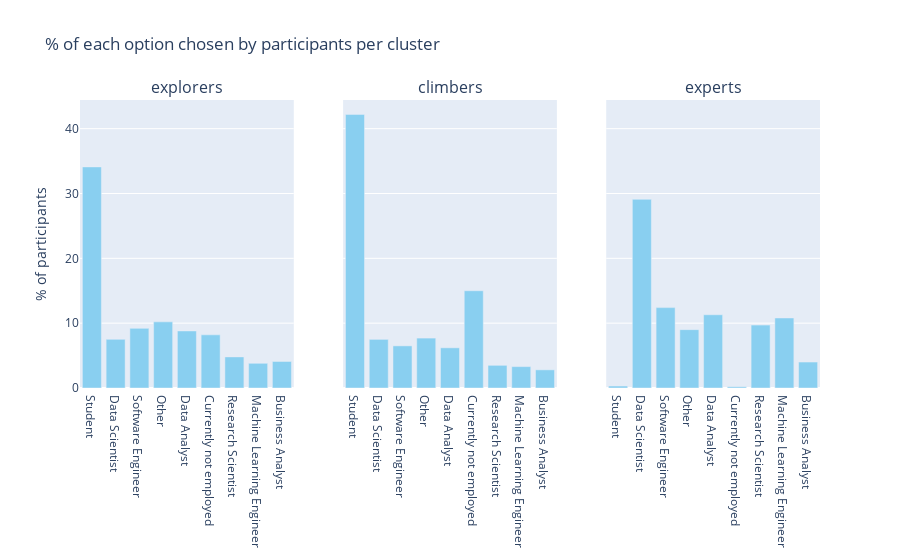

The code cell stored with this chart in its notebook:
### Markdown cell above
C2 has the highest share of participants that will have Master’s degree, Professional doctorate	or Doctoral degree as the highest education level in the next 2 years.

### Code cell
plot_bar_rank(binary_data, "Employment",10)

### Figure 1 — Plotly figure (JSON) as saved in the notebook; plotly's stock layout.template omitted (floating-point values rounded to 4 significant figures)
{"data": [{"marker": {"color": "#89CFF0"}, "type": "bar", "x": ["Student"], "xaxis": "x", "y": [34.1], "yaxis": "y"}, {"marker": {"color": "#89CFF0"}, "type": "bar", "x": ["Data Scientist"], "xaxis": "x", "y": [7.5], "yaxis": "y"}, {"marker": {"color": "#89CFF0"}, "type": "bar", "x": ["Software Engineer"], "xaxis": "x", "y": [9.2], "yaxis": "y"}, {"marker": {"color": "#89CFF0"}, "type": "bar", "x": ["Other"], "xaxis": "x", "y": [10.2], "yaxis": "y"}, {"marker": {"color": "#89CFF0"}, "type": "bar", "x": ["Data Analyst"], "xaxis": "x", "y": [8.8], "yaxis": "y"}, {"marker": {"color": "#89CFF0"}, "type": "bar", "x": ["Currently not employed"], "xaxis": "x", "y": [8.2], "yaxis": "y"}, {"marker": {"color": "#89CFF0"}, "type": "bar", "x": ["Research Scientist"], "xaxis": "x", "y": [4.8], "yaxis": "y"}, {"marker": {"color": "#89CFF0"}, "type": "bar", "x": ["Machine Learning Engineer"], "xaxis": "x", "y": [3.8], "yaxis": "y"}, {"marker": {"color": "#89CFF0"}, "type": "bar", "x": ["Business Analyst"], "xaxis": "x", "y": [4.1], "yaxis": "y"}, {"marker": {"color": "#89CFF0"}, "type": "bar", "x": ["Student"], "xaxis": "x2", "y": [42.2], "yaxis": "y2"}, {"marker": {"color": "#89CFF0"}, "type": "bar", "x": ["Data Scientist"], "xaxis": "x2", "y": [7.5], "yaxis": "y2"}, {"marker": {"color": "#89CFF0"}, "type": "bar", "x": ["Software Engineer"], "xaxis": "x2", "y": [6.5], "yaxis": "y2"}, {"marker": {"color": "#89CFF0"}, "type": "bar", "x": ["Other"], "xaxis": "x2", "y": [7.7], "yaxis": "y2"}, {"marker": {"color": "#89CFF0"}, "type": "bar", "x": ["Data Analyst"], "xaxis": "x2", "y": [6.2], "yaxis": "y2"}, {"marker": {"color": "#89CFF0"}, "type": "bar", "x": ["Currently not employed"], "xaxis": "x2", "y": [15], "yaxis": "y2"}, {"marker": {"color": "#89CFF0"}, "type": "bar", "x": ["Research Scientist"], "xaxis": "x2", "y": [3.5], "yaxis": "y2"}, {"marker": {"color": "#89CFF0"}, "type": "bar", "x": ["Machine Learning Engineer"], "xaxis": "x2", "y": [3.3], "yaxis": "y2"}, {"marker": {"color": "#89CFF0"}, "type": "bar", "x": ["Business Analyst"], "xaxis": "x2", "y": [2.8], "yaxis": "y2"}, {"marker": {"color": "#89CFF0"}, "type": "bar", "x": ["Student"], "xaxis": "x3", "y": [0.3], "yaxis": "y3"}, {"marker": {"color": "#89CFF0"}, "type": "bar", "x": ["Data Scientist"], "xaxis": "x3", "y": [29.1], "yaxis": "y3"}, {"marker": {"color": "#89CFF0"}, "type": "bar", "x": ["Software Engineer"], "xaxis": "x3", "y": [12.4], "yaxis": "y3"}, {"marker": {"color": "#89CFF0"}, "type": "bar", "x": ["Other"], "xaxis": "x3", "y": [9], "yaxis": "y3"}, {"marker": {"color": "#89CFF0"}, "type": "bar", "x": ["Data Analyst"], "xaxis": "x3", "y": [11.3], "yaxis": "y3"}, {"marker": {"color": "#89CFF0"}, "type": "bar", "x": ["Currently not employed"], "xaxis": "x3", "y": [0.2], "yaxis": "y3"}, {"marker": {"color": "#89CFF0"}, "type": "bar", "x": ["Research Scientist"], "xaxis": "x3", "y": [9.7], "yaxis": "y3"}, {"marker": {"color": "#89CFF0"}, "type": "bar", "x": ["Machine Learning Engineer"], "xaxis": "x3", "y": [10.8], "yaxis": "y3"}, {"marker": {"color": "#89CFF0"}, "type": "bar", "x": ["Business Analyst"], "xaxis": "x3", "y": [4], "yaxis": "y3"}], "layout": {"annotations": [{"font": {"size": 16}, "showarrow": false, "text": "explorers", "x": 0.1444, "xanchor": "center", "xref": "paper", "y": 1, "yanchor": "bottom", "yref": "paper"}, {"font": {"size": 16}, "showarrow": false, "text": "climbers", "x": 0.5, "xanchor": "center", "xref": "paper", "y": 1, "yanchor": "bottom", "yref": "paper"}, {"font": {"size": 16}, "showarrow": false, "text": "experts", "x": 0.8556, "xanchor": "center", "xref": "paper", "y": 1, "yanchor": "bottom", "yref": "paper"}], "showlegend": false, "title": {"text": "% of each option chosen by participants per cluster"}, "xaxis": {"anchor": "y", "domain": [0, 0.2889]}, "xaxis2": {"anchor": "y2", "domain": [0.3556, 0.6444]}, "xaxis3": {"anchor": "y3", "domain": [0.7111, 1]}, "yaxis": {"anchor": "x", "domain": [0, 1], "title": {"text": "% of participants"}}, "yaxis2": {"anchor": "x2", "domain": [0, 1], "matches": "y", "showticklabels": false}, "yaxis3": {"anchor": "x3", "domain": [0, 1], "matches": "y", "showticklabels": false}}}
